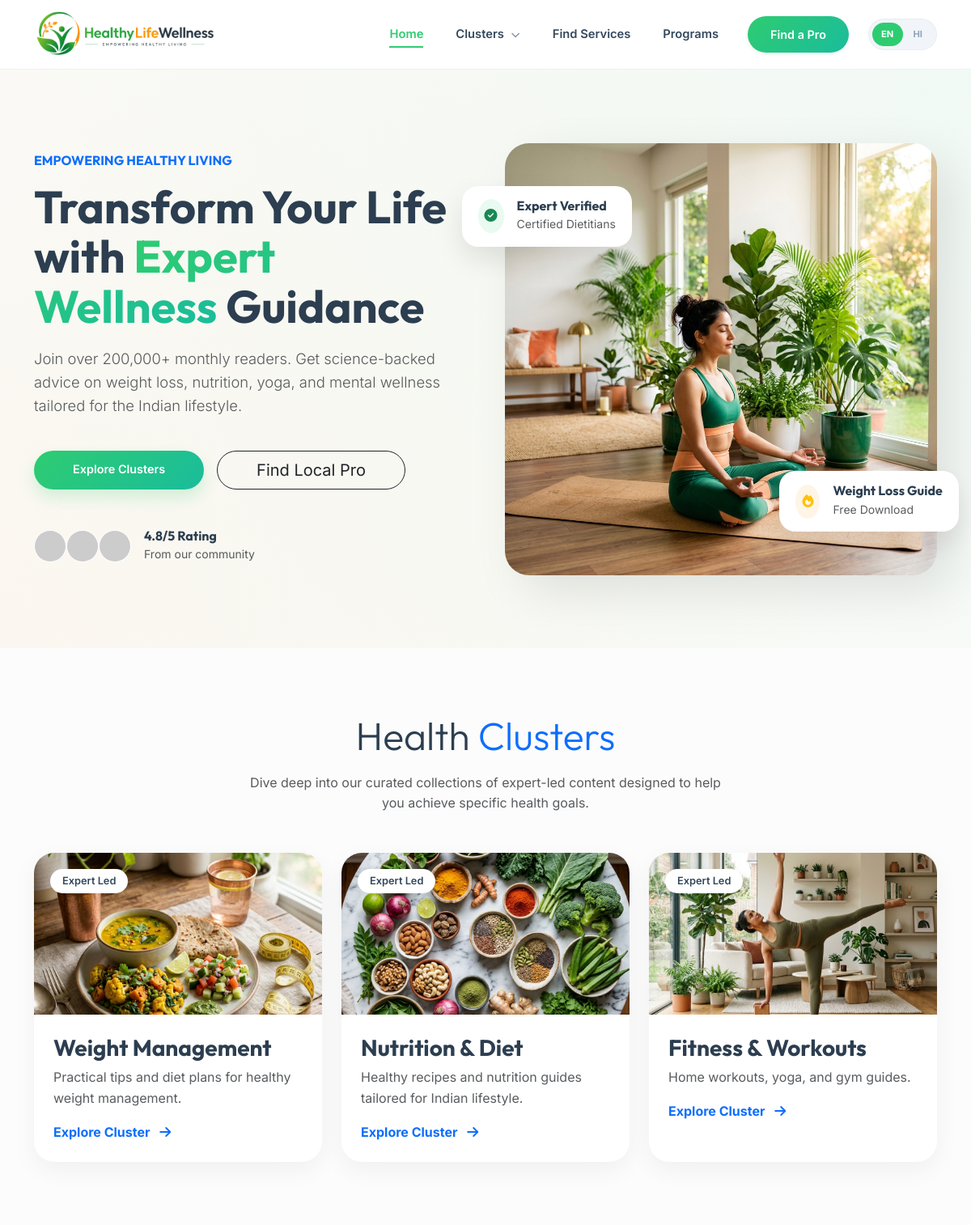
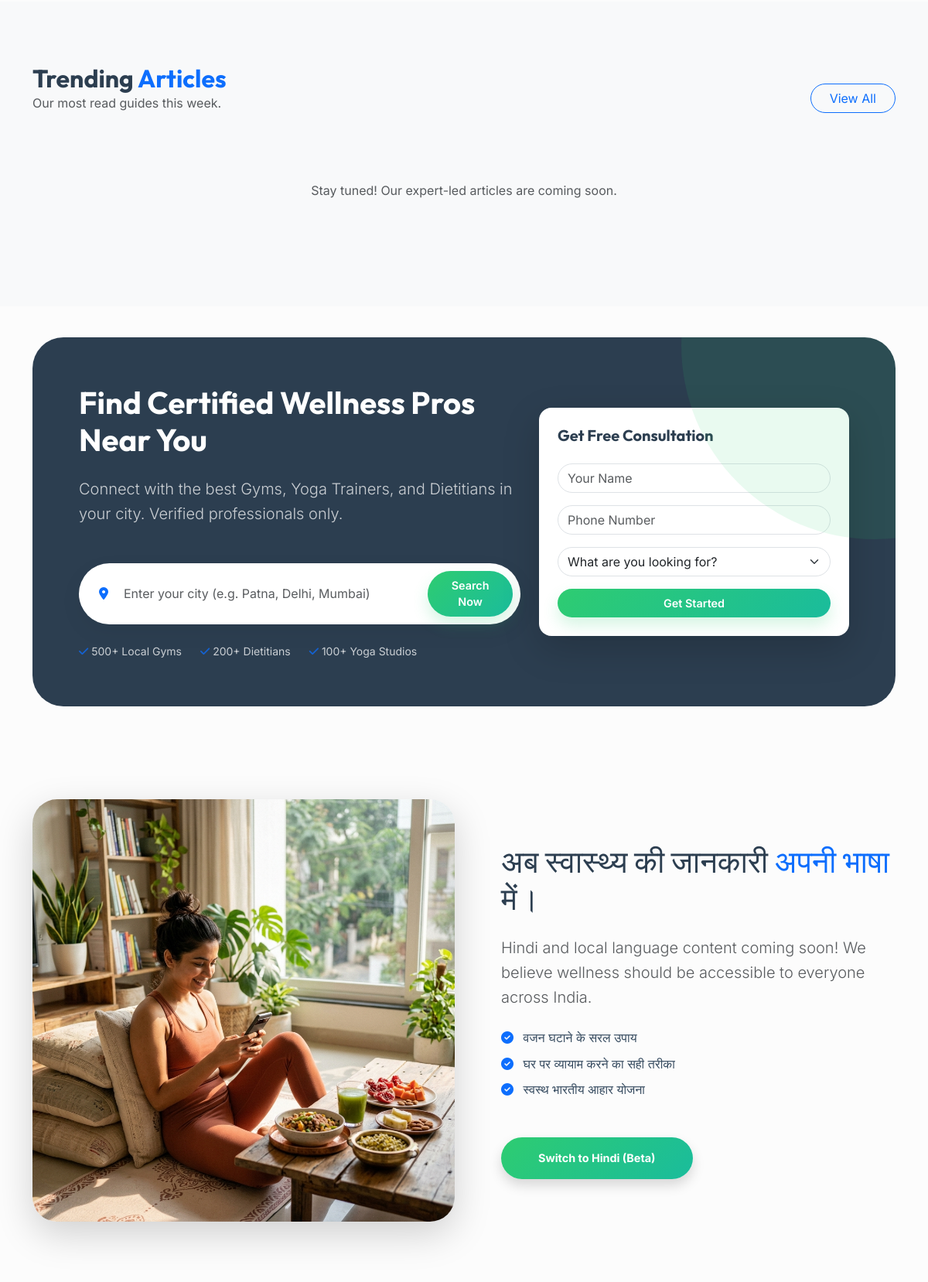
The page / (upper part) on the database its author committed (2 pictures, top to bottom).
### tables this page shows
CREATE TABLE IF NOT EXISTS categories (
    id INT AUTO_INCREMENT PRIMARY KEY,
    name VARCHAR(255) NOT NULL,
    slug VARCHAR(255) NOT NULL UNIQUE,
    description TEXT,
    image VARCHAR(255),
    created_at TIMESTAMP DEFAULT CURRENT_TIMESTAMP
);

### index.php (the view, shortened to what this page needs)
<?php
require_once 'includes/config.php';
include 'includes/header.php';
$hero_text = [
    'en' => [
        'sub' => 'Empowering Healthy Living',
        'title' => 'Transform Your Life with <span class="text-gradient">Expert Wellness</span> Guidance',
        'desc' => 'Join over 200,000+ monthly readers. Get science-backed advice on weight loss, nutrition, yoga, and mental wellness tailored for the Indian lifestyle.',
        'btn1' => 'Explore Clusters',
        'btn2' => 'Find Local Pro'
    ],
    'hi' => [
        'sub' => 'स्वस्थ जीवन को सशक्त बनाना',
        'title' => '<span class="text-gradient">विशेषज्ञ कल्याण</span> मार्गदर्शन के साथ अपना जीवन बदलें',
        'desc' => 'प्रति माह 200,000+ पाठकों से जुड़ें। भारतीय जीवनशैली के लिए तैयार वजन घटाने, पोषण, योग और मानसिक स्वास्थ्य पर विज्ञान-आधारित सलाह लें।',
        'btn1' => 'क्लस्टर खोजें',
        'btn2' => 'प्रो खोजें'
    ]
];
$h = $hero_text[$lang];
?>
<section class="hero-section">
    <div class="container">
        <div class="row align-items-center g-5">
            <div class="col-lg-6 hero-content" data-aos="fade-right">
                <h6 class="text-primary fw-bold text-uppercase mb-3"><?php echo $h['sub']; ?></h6>
                <h1><?php echo $h['title']; ?></h1>
                <p class="lead mb-5 text-muted"><?php echo $h['desc']; ?></p>
                <div class="d-flex flex-column flex-md-row gap-3">
                    <a href="#clusters" class="btn btn-primary btn-lg rounded-pill px-5"><?php echo $h['btn1']; ?></a>
                    <a href="find-services.php" class="btn btn-outline-dark btn-lg rounded-pill px-5"><?php echo $h['btn2']; ?></a>
                </div>
                <div class="mt-5 d-flex align-items-center gap-4">
                    <div class="d-flex align-items-center">
                        <div class="avatar-group d-flex">
                            <img src="https://i.pravatar.cc/150?u=1" class="rounded-circle border border-white" width="40" height="40" alt="User">
                            <img src="https://i.pravatar.cc/150?u=2" class="rounded-circle border border-white ms-n2" width="40" height="40" alt="User">
                            <img src="https://i.pravatar.cc/150?u=3" class="rounded-circle border border-white ms-n2" width="40" height="40" alt="User">
                        </div>
                        <div class="ms-3">
                            <h6 class="mb-0 fw-bold">4.8/5 Rating</h6>
                            <small class="text-muted">From our community</small>
                        </div>
                    </div>
                </div>
            </div>
            <div class="col-lg-6 hero-image-container" data-aos="fade-left">
                <div class="position-relative">
                    <img src="assets/img/hero.png" class="img-fluid main-hero-img" alt="Yoga Wellness">
                    <div class="floating-card top-card">
                        <div class="d-flex align-items-center gap-3">
                            <div class="bg-success-light p-2 rounded-circle">
                                <i class="fas fa-check-circle text-success"></i>
                            </div>
                            <div>
                                <h6 class="mb-0">Expert Verified</h6>
                                <small class="text-muted">Certified Dietitians</small>
                            </div>
                        </div>
                    </div>
                    <div class="floating-card bottom-card">
                        <div class="d-flex align-items-center gap-3">
                            <div class="bg-warning-light p-2 rounded-circle">
                                <i class="fas fa-fire text-warning"></i>
                            </div>
                            <div>
                                <h6 class="mb-0">Weight Loss Guide</h6>
                                <small class="text-muted">Free Download</small>
                            </div>
                        </div>
                    </div>
                </div>
            </div>
        </div>
    </div>
</section>
<section id="clusters" class="py-5">
    <div class="container py-5">
        <div class="text-center mb-5" data-aos="fade-up">
            <h2 class="display-5 mb-3">Health <span class="text-primary">Clusters</span></h2>
            <p class="text-muted mx-auto" style="max-width: 600px;">Dive deep into our curated collections of expert-led content designed to help you achieve specific health goals.</p>
        </div>
        <div class="row g-4">
            <?php
            if ($pdo):
                $stmt = $pdo->query("SELECT * FROM categories LIMIT 3");
                $categories = $stmt->fetchAll();
                $delays = [100, 200, 300];
                foreach($categories as $index => $cat):
                    $img = !empty($cat['image']) ? $cat['image'] : 'assets/img/' . $cat['slug'] . '.png';
            ?>
            <div class="col-md-4" data-aos="fade-up" data-aos-delay="<?php echo $delays[$index]; ?>">
                <div class="category-card">
                    <div class="category-img-wrapper">
                        <img src="<?php echo $img; ?>" alt="<?php echo $cat['name']; ?>">
                        <span class="category-badge">Expert Led</span>
                    </div>
                    <div class="p-4">
                        <h3><?php echo $cat['name']; ?></h3>
                        <p class="text-muted"><?php echo $cat['description']; ?></p>
                        <a href="category.php?slug=<?php echo $cat['slug']; ?>" class="text-primary fw-bold">Explore Cluster <i class="fas fa-arrow-right ms-2"></i></a>
                    </div>
                </div>
            </div>
            <?php endforeach; ?>
            <?php else: ?>
                <div class="col-12 text-center py-5">
                    <p class="text-muted">Unable to connect to the database. Please check your configuration.</p>
                </div>
            <?php endif; ?>
        </div>
    </div>
</section>
<section class="bg-light py-5">
    <div class="container py-5">
        <div class="d-flex justify-content-between align-items-end mb-5" data-aos="fade-up">
            <div>
                <h2 class="mb-0">Trending <span class="text-primary">Articles</span></h2>
                <p class="text-muted mb-0">Our most read guides this week.</p>
            </div>
            <a href="blog.php" class="btn btn-outline-primary rounded-pill px-4">View All</a>
        </div>
        <div class="row g-4">
            <?php
            if ($pdo):
                $stmt = $pdo->query("SELECT p.*, c.name as category_name FROM posts p JOIN categories c ON p.category_id = c.id WHERE p.status = 'published' ORDER BY p.created_at DESC LIMIT 3");
                $posts = $stmt->fetchAll();
                if (count($posts) > 0):
                    $main_post = $posts[0];
            ?>
            <div class="col-lg-8" data-aos="fade-up">
                <div class="card border-0 rounded-4 overflow-hidden shadow-sm h-100">
                    <div class="row g-0 h-100">
                        <div class="col-md-6">
                            <img src="<?php echo !empty($main_post['image']) ? $main_post['image'] : 'assets/img/weight-loss.png'; ?>" class="img-fluid h-100 w-100" style="object-fit: cover;" alt="<?php echo $main_post['title']; ?>">
                        </div>
                        <div class="col-md-6 d-flex align-items-center">
                            <div class="card-body p-4 p-lg-5">
                                <div class="mb-3">
                                    <span class="badge bg-primary-light text-primary rounded-pill px-3"><?php echo $main_post['category_name']; ?></span>
                                    <span class="text-muted ms-2"><i class="far fa-clock"></i> 10 min read</span>
                                </div>
                                <h3 class="mb-3"><?php echo $main_post['title']; ?></h3>
                                <p class="text-muted mb-4"><?php echo substr(strip_tags($main_post['content']), 0, 150) . '...'; ?></p>
                                <div class="d-flex align-items-center mb-4">
                                    <img src="https://i.pravatar.cc/150?u=4" class="rounded-circle me-3" width="40" alt="Author">
                                    <div>
                                        <h6 class="mb-0">Expert Contributor</h6>
                                        <small class="text-muted">Wellness Specialist</small>
                                    </div>
                                </div>
                                <a href="post.php?slug=<?php echo $main_post['slug']; ?>" class="btn btn-primary rounded-pill px-4">Read Article</a>
                            </div>
                        </div>
                    </div>
                </div>
            </div>
            <div class="col-lg-4">
                <div class="row g-4">
                    <?php for($i=1; $i<count($posts); $i++): ?>
                    <div class="col-12" data-aos="fade-up" data-aos-delay="<?php echo $i*100; ?>">
                        <div class="post-card">
                            <div class="img-container">
                                <img src="<?php echo !empty($posts[$i]['image']) ? $posts[$i]['image'] : 'assets/img/fitness.png'; ?>" alt="<?php echo $posts[$i]['title']; ?>">
                            </div>
                            <h4 class="post-title"><?php echo $posts[$i]['title']; ?></h4>
                            <p class="text-muted small"><?php echo substr(strip_tags($posts[$i]['content']), 0, 80) . '...'; ?></p>
                            <a href="post.php?slug=<?php echo $posts[$i]['slug']; ?>" class="stretched-link"></a>
                        </div>
                    </div>
                    <?php endfor; ?>
                </div>
            </div>
            <?php else: ?>
                <div class="col-12 text-center py-5">
                    <p class="text-muted">Stay tuned! Our expert-led articles are coming soon.</p>
                </div>
            <?php endif; ?>
            <?php else: ?>
                <div class="col-12 text-center py-5">
                    <p class="text-muted">Unable to connect to the database.</p>
                </div>
            <?php endif; ?>
        </div>
    </div>
</section>
<section class="container py-5" data-aos="zoom-in">
    <div class="lead-gen-section">
        <div class="row align-items-center">
            <div class="col-lg-7">
                <h2 class="display-6 fw-bold mb-4 text-white">Find Certified Wellness Pros Near You</h2>
                <p class="lead mb-5 opacity-75">Connect with the best Gyms, Yoga Trainers, and Dietitians in your city. Verified professionals only.</p>
                <div class="search-wrapper mb-4">
                    <i class="fas fa-map-marker-alt text-primary ms-3"></i>
                    <input type="text" class="form-control border-0" placeholder="Enter your city (e.g. Patna, Delhi, Mumbai)">
                    <button class="btn btn-primary rounded-pill px-4 py-2">Search Now</button>
                </div>
                <div class="d-flex gap-4 small opacity-75">
                    <span><i class="fas fa-check text-primary"></i> 500+ Local Gyms</span>
                    <span><i class="fas fa-check text-primary"></i> 200+ Dietitians</span>
                    <span><i class="fas fa-check text-primary"></i> 100+ Yoga Studios</span>
                </div>
            </div>
            <div class="col-lg-5 d-none d-lg-block">
                <div class="p-4 bg-white rounded-4 shadow-lg text-dark">
                    <h5 class="mb-4">Get Free Consultation</h5>
                    <form>
                        <div class="mb-3">
                            <input type="text" class="form-control rounded-pill" placeholder="Your Name">
                        </div>
                        <div class="mb-3">
                            <input type="tel" class="form-control rounded-pill" placeholder="Phone Number">
                        </div>
                        <div class="mb-3">
                            <select class="form-select rounded-pill">
                                <option selected>What are you looking for?</option>
                            </select>
                        </div>
                        <button class="btn btn-primary w-100 rounded-pill py-2">Get Started</button>
                    </form>
                </div>
            </div>
        </div>
    </div>
</section>
<section class="py-5">
    <div class="container py-5">
        <div class="row align-items-center">
            <div class="col-md-6" data-aos="fade-right">
                <img src="assets/img/hindi-teaser.png" class="img-fluid rounded-5 shadow-lg" alt="Hindi Content">
            </div>
            <div class="col-md-6 ps-lg-5" data-aos="fade-left">
                <h2 class="display-6 mb-4">अब स्वास्थ्य की जानकारी <span class="text-primary">अपनी भाषा</span> में।</h2>
                <p class="lead text-muted mb-4">Hindi and local language content coming soon! We believe wellness should be accessible to everyone across India.</p>
                <ul class="list-unstyled mb-5">
                    <li class="mb-2"><i class="fas fa-check-circle text-primary me-2"></i> वजन घटाने के सरल उपाय</li>
                    <li class="mb-2"><i class="fas fa-check-circle text-primary me-2"></i> घर पर व्यायाम करने का सही तरीका</li>
                    <li class="mb-2"><i class="fas fa-check-circle text-primary me-2"></i> स्वस्थ भारतीय आहार योजना</li>
                </ul>
                <a href="?lang=hi" class="btn btn-primary rounded-pill px-5 py-3 fw-bold shadow">Switch to Hindi (Beta)</a>
            </div>
        </div>
    </div>
</section>
<?php include 'includes/footer.php'; ?>

### rows shown on the page
categories: image+slug (picture), name "Weight Management", description "Practical tips and diet plans for healthy weight management."
categories: image+slug (picture), name "Nutrition & Diet", description "Healthy recipes and nutrition guides tailored for Indian lifestyle."
categories: image+slug (picture), name "Fitness & Workouts", description "Home workouts, yoga, and gym guides."

### other values the page prints
$t['home'] "Home"
$t['clusters'] "Clusters"
$t['services'] "Find Services"
$t['programs'] "Programs"
$t['find_pro'] "Find a Pro"
$h['sub'] "EMPOWERING HEALTHY LIVING"
$h['title'] "Transform Your Life with Expert Wellness Guidance"
$h['desc'] "Join over 200,000+ monthly readers. Get science-backed advice on weight loss, nutrition, yoga, and mental wellness tailored for the Indian lifestyle."
$h['btn1'] "Explore Clusters"
$h['btn2'] "Find Local Pro"
